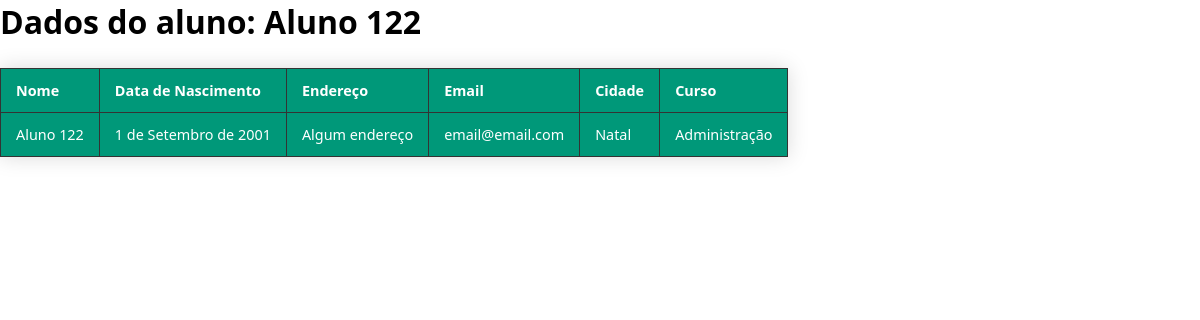
The app's page /showStudent/19, older data.
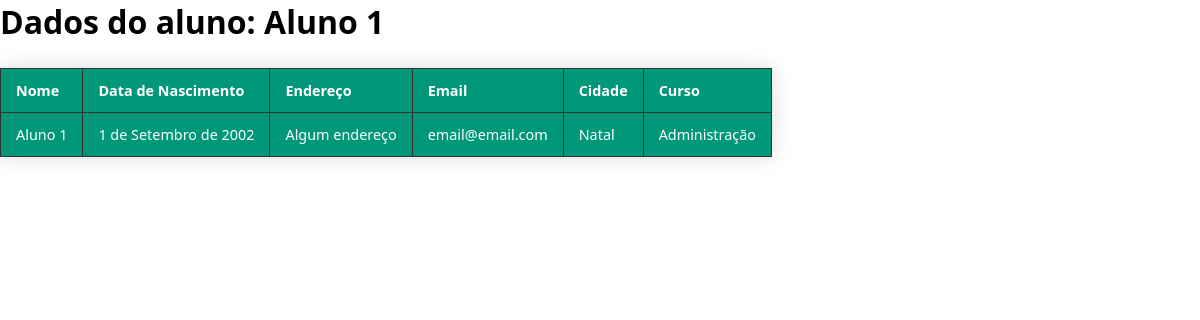
The same page, newer data.
### controle_mat/models.py (models this page shows, shortened)
class Aluno(models.Model):
    nome = models.CharField(max_length=255)
    endereco = models.CharField(max_length=255)
    email = models.CharField(max_length=50)
    data_de_nascimento = models.DateField()
    cidade = models.ForeignKey(Cidade, on_delete=models.CASCADE)
    curso = models.ForeignKey(Curso, on_delete=models.CASCADE)

class Cidade(models.Model):
    nome = models.CharField(max_length=255)
    sigla_estado = models.CharField(max_length=2)
    def __str__(self):
        return self.nome

class Curso(models.Model):
    nome = models.CharField(max_length=255)
    def __str__(self):
        return self.nome

### controle_mat/views.py (the view)
# urls.py: path('showStudent/<int:id>', showStudent, name='showStudent'),
def showStudent(request, id):
    aluno = Aluno.objects.get(id=id)
    return render(request, 'showStudent.html', {'aluno': aluno})

### controle_mat/templates/showStudent.html (shortened to what this page needs)
{% load static %}
<!DOCTYPE html>
<html lang="en">
<head>
    <link rel="stylesheet" href="{% static 'index.css' %}">
</head>
<body>
    <h1>Dados do aluno: {{aluno.nome}}</h1>
    <table>
        <tr>
            <th>Nome</th>
            <th>Data de Nascimento</th>
            <th>Endereço</th>
            <th>Email</th>
            <th>Cidade</th>
            <th>Curso</th>
        </tr>
        <tr>
            <td>{{aluno.nome}}</td>
            <td>{{aluno.data_de_nascimento}}</td>
            <td>{{aluno.endereco}}</td>
            <td>{{aluno.email}}</td>
            <td>{{aluno.cidade}}</td>
            <td>{{aluno.curso}}</td>
        </tr>
    </table>
</body>
</html>

Row changes from the older to the newer data that the page shows:
changed Aluno "Algum endereço": nome "Aluno 122" → "Aluno 1"; data_de_nascimento "1 de Setembro de 2001" → "1 de Setembro de 2002"
